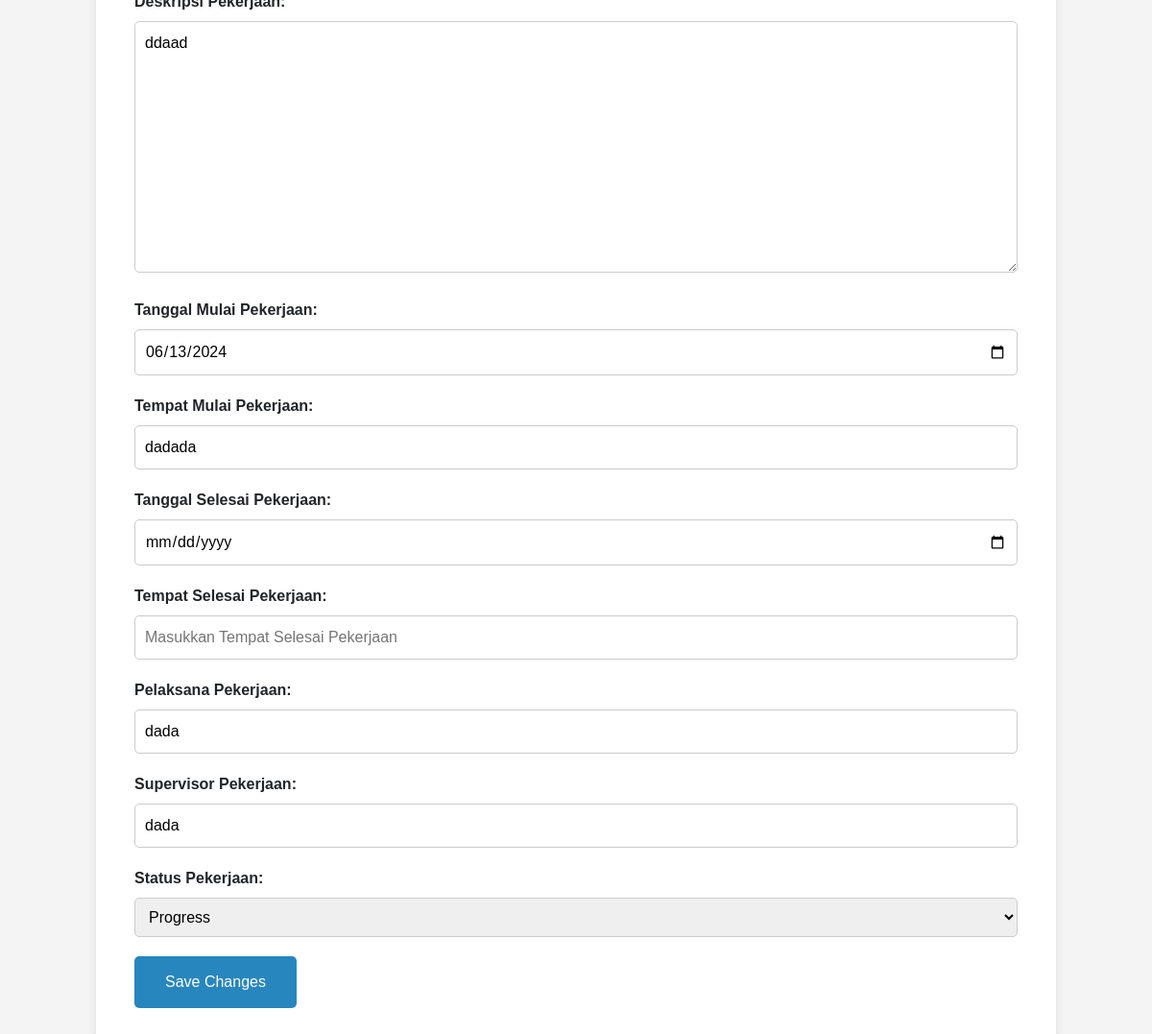
Screenshot of /main/edit_pekerjaan/7/ with the database file from the repository.
### de/models.py (models this page shows, shortened)
class Pekerjaan(models.Model):
    project = models.ForeignKey(ProjectInfo, on_delete=models.CASCADE, related_name='pekerjaan', default=1)
    nama_pek = models.CharField(max_length=40)
    desk_pek = models.CharField(max_length=1000)
    tangmul_pek = models.DateField()
    tempatmul_pek = models.CharField(max_length=1000)
    tangsel_pek = models.DateField(blank=True, null=True)
    tempatsel_pek = models.CharField(max_length=1000, blank=True, null=True)
    pel_pek = models.CharField(max_length=1000)
    super_pek = models.CharField(max_length=50)
    status_pek = models.TextField()

### de/views.py (the view)
# urls.py: path('main/edit_pekerjaan/<int:id>/', views.edit_pekerjaan, name='edit_pekerjaan'),
def edit_pekerjaan(request, id):
    pekerjaan = get_object_or_404(Pekerjaan, pk=id)
    form = PekerjaanForm(request.POST or None, instance=pekerjaan)
    if form.is_valid():
        form.save()
        return redirect('de:view_project', id=pekerjaan.project.id)
    return render(request, 'de/pekerjaan_edit.html', {'form': form})

### de/models.py (called while the page is built)
    def __str__(self) -> str:
        return f'{self.nama_project}'

### de/templates/de/pekerjaan_edit.html (shortened to what this page needs)
{% extends 'master.html' %}
{% load crispy_forms_tags %}
{% block content %}
<!DOCTYPE html>
<html>
<head>
</head>
<body>
<div class="container">
  <div class="form-container">
    <form method="post">
      <div class="form-input">
        <label for="{{ form.desk_pek.id_for_label }}">Deskripsi Pekerjaan:</label>
        {{ form.desk_pek }}
      </div>
      <div class="form-input">
        <label for="{{ form.tangmul_pek.id_for_label }}">Tanggal Mulai Pekerjaan:</label>
        {{ form.tangmul_pek }}
      </div>
      <div class="form-input">
        <label for="{{ form.tempatmul_pek.id_for_label }}">Tempat Mulai Pekerjaan:</label>
        {{ form.tempatmul_pek }}
      </div>
      <div class="form-input">
        <label for="{{ form.tangsel_pek.id_for_label }}">Tanggal Selesai Pekerjaan:</label>
        {{ form.tangsel_pek }}
      </div>
      <div class="form-input">
        <label for="{{ form.tempatsel_pek.id_for_label }}">Tempat Selesai Pekerjaan:</label>
        {{ form.tempatsel_pek }}
      </div>
      <div class="form-input">
        <label for="{{ form.pel_pek.id_for_label }}">Pelaksana Pekerjaan:</label>
        {{ form.pel_pek }}
      </div>
      <div class="form-input">
        <label for="{{ form.super_pek.id_for_label }}">Supervisor Pekerjaan:</label>
        {{ form.super_pek }}
      </div>
      <div class="form-input">
        <label for="{{ form.status_pek.id_for_label }}">Status Pekerjaan:</label>
        {{ form.status_pek }}
      </div>
      <button type="submit" class="form-button">Save Changes</button>
    </form>
  </div>
</div>
</body>
</html>
{% endblock %}

### de/templates/de/pekerjaan_edit.html (style rules this page uses)
body { font-family: Arial, sans-serif; background-color: #f4f4f4; margin: 0; padding: 0; }
.container { display: flex; justify-content: center; align-items: center; height: 100vh; }
.form-container { background-color: #fff; padding: 40px; border-radius: 10px; box-shadow: 0 0 10px rgba(0, 0, 0, 0.1); width: 1000px; }
.form-input { margin-bottom: 20px; }
.form-input label { display: block; font-weight: bold; }
.form-input input, .form-input select, .form-input textarea { width: 100%; padding: 10px; border: 1px solid #ccc; border-radius: 5px; }
.form-button { background-color: #2786BD; border: none; color: white; padding: 15px 32px; text-align: center; text-decoration: none; display: inline-block; font-size: 16px; border-radius: 5px; cursor: pointer; }

### rows the page displays
Pekerjaan: desk_pek "ddaad", tangmul_pek "06/13/2024", tempatmul_pek "dadada", pel_pek "dada", super_pek "dada", status_pek "Progress"
